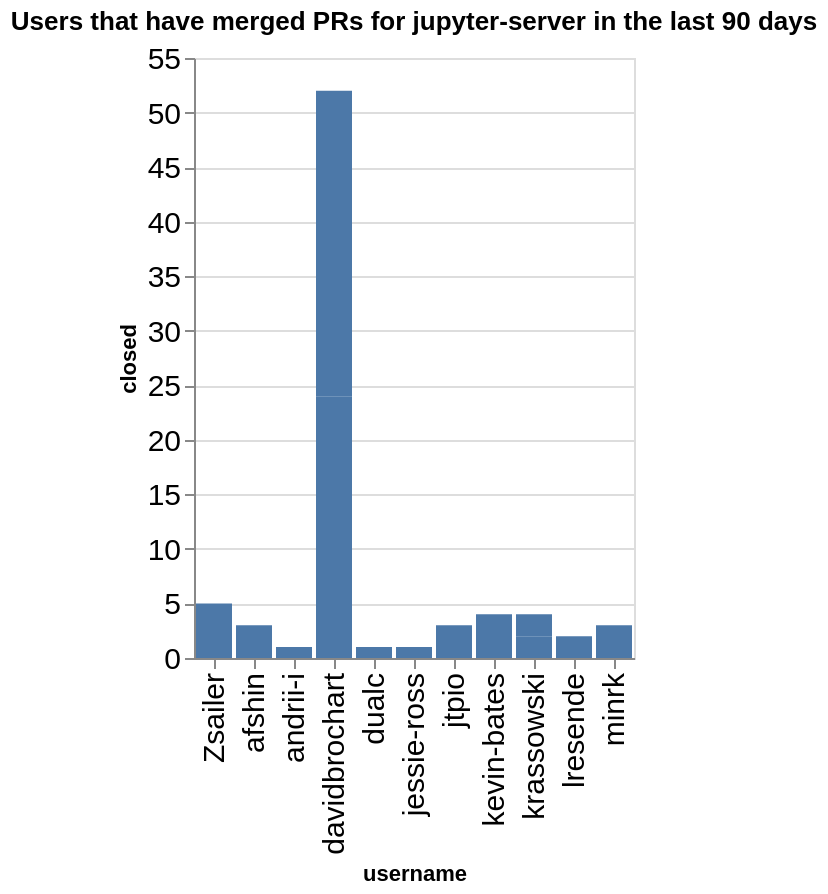

The notebook cell saved with this chart:
### Code cell
charts = []
title = f"Users that have merged PRs for {github_org} in the last {n_days} days"
ch = alt.Chart(data=closed_by_repo.replace(np.nan, 0), title=title).mark_bar().encode(
    x='username',
    y='closed',
)
ch

### Figure 1 — Vega-Lite specification as saved in the notebook (floating-point values rounded to 4 significant figures)
{"config": {"axisLeft": {"labelFontSize": 15}, "axisBottom": {"labelFontSize": 15}}, "data": {"name": "data-a46553c55de4d90c34ad1e58dcd01fa4"}, "mark": {"type": "bar"}, "encoding": {"x": {"field": "username", "type": "nominal"}, "y": {"field": "closed", "type": "quantitative"}}, "title": "Users that have merged PRs for jupyter-server in the last 90 days", "$schema": "https://vega.github.io/schema/vega-lite/v5.20.1.json", "datasets": {"data-a46553c55de4d90c34ad1e58dcd01fa4": [{"name": "enterprise_gateway", "username": "lresende", "closed": 2}, {"name": "fps", "username": "davidbrochart", "closed": 12}, {"name": "gateway_provisioners", "username": "kevin-bates", "closed": 4}, {"name": "jupyter-scheduler", "username": "andrii-i", "closed": 1}, {"name": "jupyter_releaser", "username": "jtpio", "closed": 3}, {"name": "jupyter_releaser", "username": "krassowski", "closed": 2}, {"name": "jupyter_server", "username": "Zsailer", "closed": 5}, {"name": "jupyter_server", "username": "afshin", "closed": 3}, {"name": "jupyter_server", "username": "dualc", "closed": 1}, {"name": "jupyter_server", "username": "jessie-ross", "closed": 1}, {"name": "jupyter_server", "username": "minrk", "closed": 3}, {"name": "jupyter_ydoc", "username": "davidbrochart", "closed": 12}, {"name": "jupyter_ydoc", "username": "krassowski", "closed": 2}, {"name": "jupyverse", "username": "davidbrochart", "closed": 28}]}}
